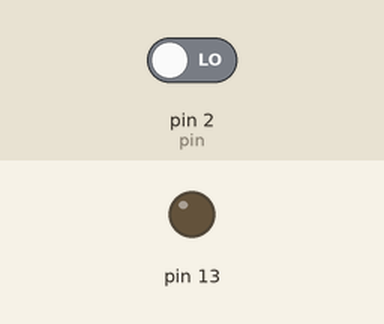
Bench run of a sketch on a simulated Arduino Uno, built with avr-gcc and run on an emulated ATmega328P. Parts: output pins drawn as LEDs (lit = HIGH). Dashed ring = blinking. Inputs (shaded band) come from the test bench; at power-on: pin 2 (pin) LOW.

Above: at 1.2 s.
1.3 s: pin 2 (pin) driven HIGH
At 2.3 s:
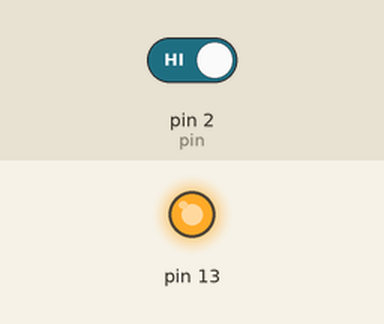
3.5 s: pin 2 (pin) driven LOW
At 6.2 s:
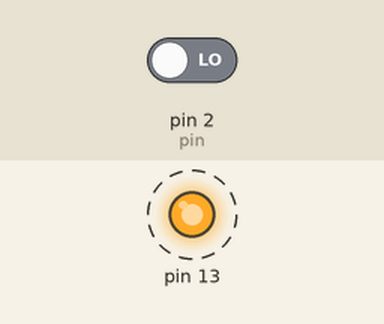
Timing chart, 0 to 17.0 s (numbered marks = the images above; inputs shaded):
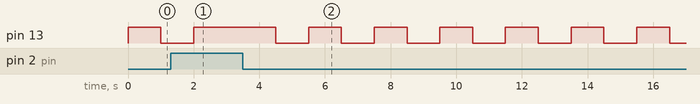

Measured:
- after the input at 1.3 s, pin 13: goes on until 2.0 s, then stays HIGH
- after the input at 3.5 s, pin 13: alternates HIGH for 1.0 s and LOW for 1.0 s, starting after 1.0 s

The sketch:

brilliant_esboo_waasa1.ino
```cpp
int pin = 2;
volatile int state = LOW;

void setup(){
pinMode(13,OUTPUT);
attachInterrupt(digitalPinToInterrupt(pin),blink,CHANGE);
}

void loop(){
  if (state == LOW){
  digitalWrite(13,HIGH);
  delay(1000);
  digitalWrite(13,LOW);
  delay(1000);
  }
  else
   digitalWrite(13,HIGH);

}

void blink(){
state = !state;
}
```
